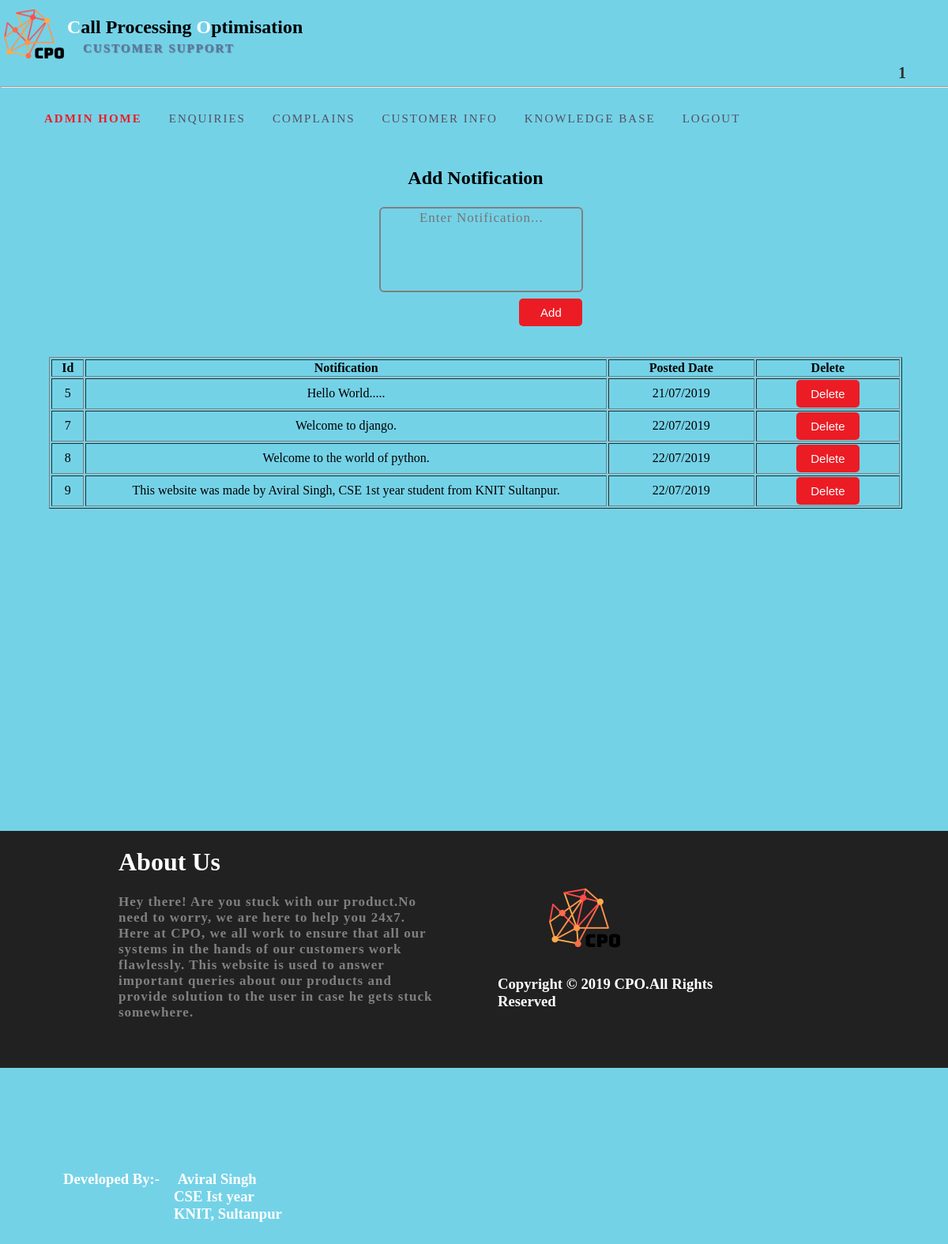
The page /adminzone/adminhome (signed in) on the database its author committed.
### adminzone/models.py (models this page shows)
class Notification(models.Model):
    notificationtext=models.TextField()
    posteddate=models.CharField(max_length=30)

### adminzone/views.py (the view)
def adminhome(request):
    try:   #in case we try to login with adminid=null(gets deleted after logout) python gives KeyError
        if request.session['adminid']:
            name = request.session.get('adminid')
            noti=Notification.objects.all()
            return render(request,'adminhome.html',{'name':name,'noti':noti})
        else:
            return render(request,'login.html')
    except KeyError:
        return render(request,'login.html')

### adminzone/templates/adminhome.html (shortened to what this page needs)
<!DOCTYPE html>
<html lang="en">
<head>
    {% load static %}
    <link href="{% static 'css\style2.css' %}" rel="stylesheet" />
</head>
<body>
<div id="b1">
<div id="outer">
    <div id="p1">
        <div class="s1">
            <a href="{% url 'adminzone:adminhome' %}"><div class="s3" style="background-image:url('{% static "images/logo.png" %}');background-size:100%;background-repeat:no-repeat;"></div></a>
            <div class="s4">
                <h2><span style="color:white;">C</span>all Processing <span style="color:white;">O</span>ptimisation</h2>
                <h4 style="color:#5b7a9a; margin-left:20px;margin-top:-15px;font-size:15px;letter-spacing:2px;text-shadow:1px 1px 1px;">CUSTOMER SUPPORT</h4>
            </div>
            <div class="s5" style="border:none;">
                {% if name %}
                <h4 style="margin-top:80px;margin-left:140px;text-transform:uppercase;color:#31302c;font-family:calibri;letterspacing:1px;font-size:20px;">{{ name }}</h4>
                {% endif %}
            </div>
        </div>
        <hr style="background-color:black;"/>
    <div id="menu">
	    <ul>
		    <li><a style="font-weight:900;color:#ec1c24;" href="{% url 'adminzone:adminhome' %}">ADMIN HOME</a></li>
		    <li><a href="{% url 'adminzone:enquiries' %}">ENQUIRIES</a></li>
		    <li><a href="{% url 'adminzone:complains' %}">COMPLAINS</a></li>
		    <li><a href="{% url 'adminzone:customerinfo' %}">CUSTOMER INFO</a></li>
		    <li><a href="{% url 'adminzone:knowledgebase' %}">KNOWLEDGE BASE</a></li>
		    <li><a href="{% url 'adminzone:logout' %}">LOGOUT</a></li>
		</ul>
	</div>
    <div class="s6">
        <form method="post" action="{% url 'adminzone:addnotification' %}">
            <h2 style="text-align:center;">
                Add Notification
            </h2>
            <table border="0" style="margin:0 460px;width:50%;">
                <tr>
                    <td>&nbsp</td>
                    <td>
                        <textarea name="notificationtext" class="box2" placeholder="Enter Notification..." required style="height:100px;width:250px;resize:none;"></textarea>
                    </td>
                </tr>
                <tr>
                    <td>&nbsp</td>
                    <td>
                        <input style="margin-left:177px;" type="submit" value="Add" class="button2"/>
                    </td>
                </tr>
            </table><br/><br/>
        </form>
        <table border="1" style="width:90%;margin:0 auto;">
            <tr>
                <th>Id</th>
                <th>Notification</th>
                <th>Posted Date</th>
                <th>Delete</th>
            </tr>
            {% for n in noti %}
                <tr>
                    <td align="center">{{ n.id }}</td>
                    <td align="center" style="max-width:300px;word-wrap:break-word;">{{ n.notificationtext }}</td>
                    <td align="center">{{ n.posteddate }}</td>
                    <td align="center">
                        <a href="{% url 'adminzone:deletenotification' n.id %}"><button class="button2">Delete</button></a>
                    </td>
                </tr>
            {% endfor %}
        </table>
    </div>
    </div>
<div class="s9">
    <div class="s11"></div>
    <div class="s10">
        <h1 style="color:white;">About Us</h1>
        <p style="font-family:calibri;color:#808080;letter-spacing:1px;font-weight:900;font-size:17px;">Hey there! Are you
            stuck with our product.No need to worry, we are here to help you 24x7.  Here at CPO, we all work to ensure that all
        our systems in the hands of our customers work flawlessly.  This website is used to answer important queries about
        our products and provide solution to the user in case he gets stuck somewhere.</p>
    </div>
    <div class="s10">
        <img src="{% static 'images/logo.png' %}" height="100px" width="100px" style="margin-left:140px;margin-top:60px;"/>
        <h3 style="color:white;margin-left:80px;font-family:calibri;">Copyright &copy 2019 CPO.All Rights Reserved</h3>
    </div>
    <div class="s10">
        <h3 style="color:white;margin-left:80px;font-family:calibri;margin-top:130px;">Developed By:- <span style="margin-left:18px;">Aviral Singh</span><br/>
            <span style="margin-left:140px;">CSE Ist year</span><br/><span style="margin-left:140px;">KNIT, Sultanpur</span></h3>
    </div>
</div>
</div>
</div>
</body>
</html>

### userzone/static/css/style2.css (style rules this page uses)
body,html { margin:0; padding:0; }
#outer { width:100%; min-height:1100px; border:none; height:auto; }
#p1 { width:1200px; min-height:1000px; margin-left:auto; margin-right:auto; height:auto; border:1px solid transparent; }
.s1 { width:100%; height:100px; //border:1px solid; }
.s3 { height:100%; width:7%; float:left; }
.s4 { height:100%; width:76%; //border:1px solid; float:left; }
.s5 { height:100%; width:8%; float:left; border:1px solid #74d2e7; }
.s6 { width:1200px; min-height:700px; border:1px solid transparent; }
.s9 { height:300px; width:100%; margin-top:50px; background-color:#212121; }
.s11 { height:100%; width:150px; #border:1px solid; float:left; }
.s10 { height:100%; width:400px; #border:1px solid; float:left; }
.button2 { height:35px; width:80px; background-color:#ec1c24; color:white; font-size:15px; border:none; border-radius:5px 5px 5px 5px; outline:none; }
.box2 { height:150px; width:250px; background-color:#74d2e7; border-radius:6px 6px 6px 6px; border:2px solid grey; font-family:calibri; color:#212121; text-align:center; font-size:17px; //font-weight:900; letter-spacing:1px; resize:none; outline:none; }

### rows shown on the page
Notification: id "5", notificationtext "Hello World.....", posteddate "21/07/2019"
Notification: id "7", notificationtext "Welcome to django.", posteddate "22/07/2019"
Notification: id "8", notificationtext "Welcome to the world of python.", posteddate "22/07/2019"
Notification: id "9", notificationtext "This website was made by Aviral Singh, CSE 1st year student from KNIT Sultanpur.", posteddate "22/07/2019"

### other values the page prints
{{ name }} "1"
